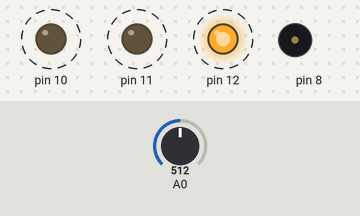
Bench run of a sketch on a simulated Arduino Uno, built with avr-gcc and run on an emulated ATmega328P. Shown: output pins drawn as LEDs (lit = HIGH), buzzer (waves = sounding). Dashed ring = blinking. The test bench sets the inputs (shaded band); at power-on: A0 = 512.

Above: at 2.6 s.
2.7 s: A0 set to 489
At 3.15 s:
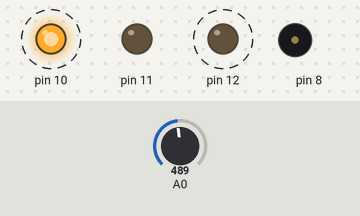
6.2 s: A0 set to 510
At 6.45 s:
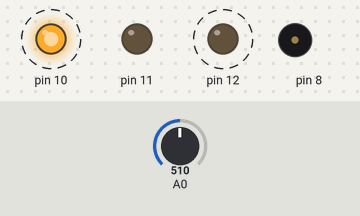
9.7 s: A0 set to 490
At 10.65 s:
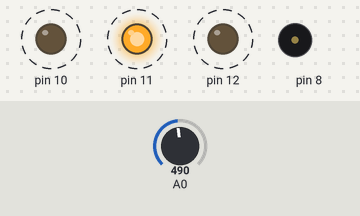
Timing chart, 0 to 19.2 s (numbered marks = the images above; inputs shaded):
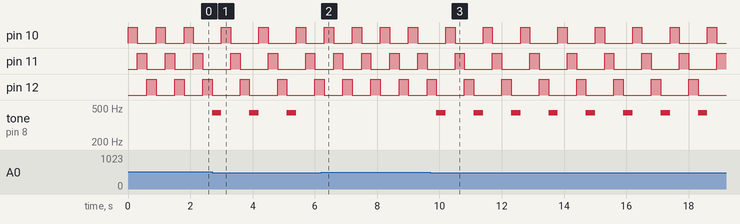

The sketch:

beepIfDark.ino
```cpp
void setup() {
  // initialize the digital pin as an output.

  pinMode(10, OUTPUT);
  pinMode(11, OUTPUT);
  pinMode(12, OUTPUT);
  pinMode(8, OUTPUT);
}

// the loop routine runs over and over again forever:
void loop() {

  digitalWrite(10, HIGH);
  digitalWrite(11, LOW);
  digitalWrite(12, LOW);
  delay(300);
  digitalWrite(10, LOW);
  digitalWrite(11, HIGH);
  digitalWrite(12, LOW);
  delay(300);
  digitalWrite(10, LOW);
  digitalWrite(11, LOW);
  digitalWrite(12, HIGH);
  delay(300);
  digitalWrite(10, LOW);
  digitalWrite(11, LOW);
  digitalWrite(12, LOW);

  int lightLevel = analogRead(A0);

  if(lightLevel < 500)
  {
    tone(8,440,300);
    delay(300);
  }
}
```

Measured:
- the behaviour switches between 500 and 499 on A0 (found by bisection; images 0 and 1)
- after the input at 2.7 s, pin 10: alternates HIGH for 0.30 s and LOW for 0.90 s, starting after 0.30 s; pin 11: alternates HIGH for 0.30 s and LOW for 0.90 s, starting after 0.60 s; pin 12: alternates HIGH for 0.30 s and LOW for 0.90 s, starting after 0.90 s; tone on pin 8: alternates 440 Hz for 0.30 s and silent for 0.90 s, starting at once
- after the input at 6.2 s, tone on pin 8: stops changing and stays silent
- after the input at 9.7 s, pin 10: alternates HIGH for 0.30 s and LOW for 0.90 s, starting after 0.50 s; pin 11: alternates HIGH for 0.30 s and LOW for 0.90 s, starting after 0.80 s; pin 12: alternates HIGH for 0.30 s and LOW for 0.90 s, starting after 1.1 s; tone on pin 8: alternates 440 Hz for 0.30 s and silent for 0.90 s, starting after 0.20 s
- by itself, pin 10–12: alternates HIGH for 0.30 s and LOW for 0.60 s
